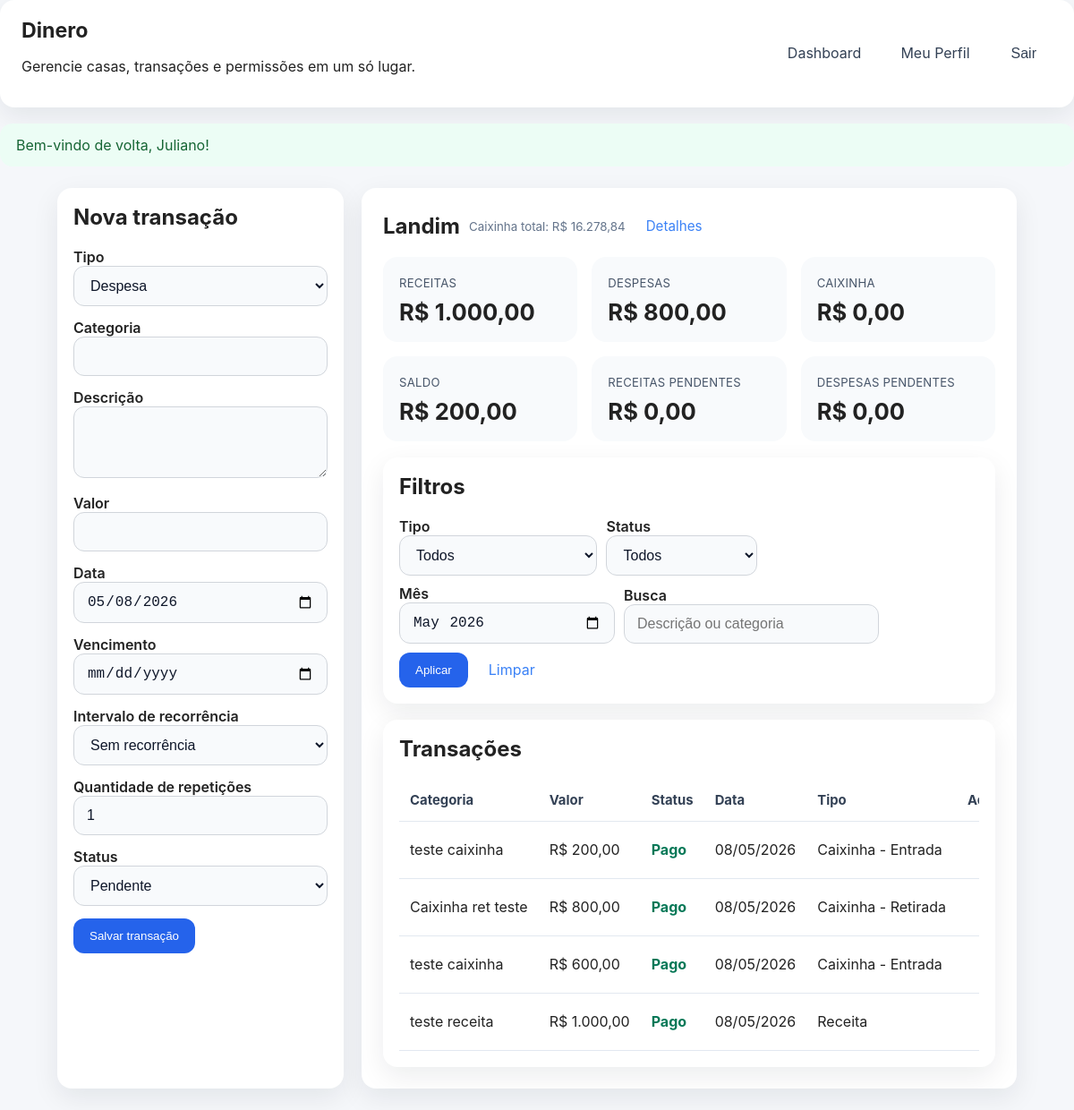
Page /?page=house&house_id=1 (signed in) on the committed database.
### tables this page shows
CREATE TABLE houses (
    id INTEGER PRIMARY KEY AUTOINCREMENT,
    name TEXT NOT NULL,
    description TEXT,
    created_by INTEGER NOT NULL,
    created_at TEXT NOT NULL,
    FOREIGN KEY (created_by) REFERENCES users(id) ON DELETE CASCADE
);

CREATE TABLE transactions (
                id INTEGER PRIMARY KEY AUTOINCREMENT,
                house_id INTEGER NOT NULL,
                created_by INTEGER,
                type TEXT NOT NULL,
                category TEXT NOT NULL,
                description TEXT,
                amount REAL NOT NULL,
                status TEXT NOT NULL,
                date TEXT NOT NULL,
                due_date TEXT,
                recurrence_interval TEXT DEFAULT "none",
                recurrence_count INTEGER DEFAULT 1,
                is_recurring_instance INTEGER DEFAULT 0,
                original_transaction_id INTEGER,
                created_at TEXT NOT NULL,
                FOREIGN KEY (house_id) REFERENCES houses(id) ON DELETE CASCADE,
                FOREIGN KEY (created_by) REFERENCES users(id) ON DELETE SET NULL,
                FOREIGN KEY (original_transaction_id) REFERENCES transactions(id) ON DELETE CASCADE
            );

### inc/db.php (called while the page is built, shortened)
<?php
$dbFile = __DIR__ . '/../data/dinero.sqlite';
$pdo = new PDO('sqlite:' . $dbFile);
$pdo->setAttribute(PDO::ATTR_ERRMODE, PDO::ERRMODE_EXCEPTION);
$pdo->exec('PRAGMA foreign_keys = ON');
function fetch_user_by_id($id)
{
    global $pdo;
    $stmt = $pdo->prepare('SELECT * FROM users WHERE id = ?');
    $stmt->execute([$id]);
    return $stmt->fetch(PDO::FETCH_ASSOC);
}
function get_house($houseId)
{
    global $pdo;
    $stmt = $pdo->prepare('SELECT * FROM houses WHERE id = ?');
    $stmt->execute([$houseId]);
    return $stmt->fetch(PDO::FETCH_ASSOC);
}
function get_house_member($houseId, $userId)
{
    global $pdo;
    $stmt = $pdo->prepare('SELECT * FROM house_members WHERE house_id = ? AND user_id = ?');
    $stmt->execute([$houseId, $userId]);
    return $stmt->fetch(PDO::FETCH_ASSOC);
}
function house_transactions($houseId, $filters = [])
{
    global $pdo;
    $where = ['house_id = :house_id'];
    $params = ['house_id' => $houseId];
    if (!empty($filters['month'])) {
        $where[] = "strftime('%Y-%m', date) = :month";
        $params['month'] = $filters['month'];
    }
    $sql = 'SELECT t.*, u.name AS creator_name FROM transactions t
            JOIN users u ON t.created_by = u.id
            WHERE ' . implode(' AND ', $where) . '
            ORDER BY date DESC, created_at DESC';
    $stmt = $pdo->prepare($sql);
    $stmt->execute($params);
    return $stmt->fetchAll(PDO::FETCH_ASSOC);
}
function transaction_summary($houseId, $filters = [])
{
    global $pdo;
    $where = ['house_id = :house_id'];
    $params = ['house_id' => $houseId];
    if (!empty($filters['month'])) {
        $where[] = "strftime('%Y-%m', date) = :month";
        $params['month'] = $filters['month'];
    } else {
        $where[] = "strftime('%Y-%m', date) = :month";
        $params['month'] = date('Y-m');
    }
    $stmt = $pdo->prepare('SELECT
            SUM(CASE WHEN type = "income" AND status = "paid" THEN amount ELSE 0 END) AS paid_income,
            SUM(CASE WHEN type = "expense" AND status = "paid" THEN amount ELSE 0 END) AS paid_expense,
            SUM(CASE WHEN type = "caixinha" AND status = "paid" THEN amount ELSE 0 END) AS paid_caixinha,
            SUM(CASE WHEN type = "caixinha_retirada" AND status = "paid" THEN amount ELSE 0 END) AS paid_caixinha_retirada,
            SUM(CASE WHEN status = "pending" AND type = "expense" THEN amount ELSE 0 END) AS pending_expense,
            SUM(CASE WHEN status = "pending" AND type = "income" THEN amount ELSE 0 END) AS pending_income,
            SUM(CASE WHEN status = "pending" AND type IN ("caixinha", "caixinha_retirada") THEN
                CASE WHEN type = "caixinha" THEN amount ELSE -amount END
            ELSE 0 END) AS pending_caixinha
        FROM transactions WHERE ' . implode(' AND ', $where)
    );
    $stmt->execute($params);
    $summary = $stmt->fetch(PDO::FETCH_ASSOC);
    $caixinha_total = ($summary['paid_caixinha'] ?: 0) - ($summary['paid_caixinha_retirada'] ?: 0);
    $paid_expense_with_caixinha = ($summary['paid_expense'] ?: 0) + ($summary['paid_caixinha_retirada'] ?: 0);
    return [
        'income' => $summary['paid_income'] ?: 0,
        'expense' => $summary['paid_expense'] ?: 0,
        'expense_display' => $paid_expense_with_caixinha,
        'caixinha' => $caixinha_total,
        'pending_income' => $summary['pending_income'] ?: 0,
        'pending_expense' => $summary['pending_expense'] ?: 0,
        'pending_caixinha' => $summary['pending_caixinha'] ?: 0,
        'balance' => ($summary['paid_income'] ?: 0) - ($summary['paid_expense'] ?: 0) - ($summary['paid_caixinha'] ?: 0),
    ];
}
function total_caixinha($houseId)
{
    global $pdo;
    $stmt = $pdo->prepare('SELECT
            SUM(CASE WHEN type = "caixinha" AND status = "paid" THEN amount ELSE 0 END) AS entrada,
            SUM(CASE WHEN type = "caixinha_retirada" AND status = "paid" THEN amount ELSE 0 END) AS retirada
        FROM transactions WHERE house_id = ?');
    $stmt->execute([$houseId]);
    $result = $stmt->fetch(PDO::FETCH_ASSOC);
    $entrada = $result['entrada'] ?: 0;
    $retirada = $result['retirada'] ?: 0;
    return $entrada - $retirada;
}

### inc/auth.php (called while the page is built, shortened)
<?php
require_once __DIR__ . '/db.php';
function h($value)
{
    return htmlspecialchars($value, ENT_QUOTES, 'UTF-8');
}
function flash_get()
{
    if (!empty($_SESSION['flash'])) {
        $flash = $_SESSION['flash'];
        return $flash;
    }
    return null;
}
function current_user()
{
    $user = fetch_user_by_id($_SESSION['user_id']);
    return $user;
}
function user_house_role($houseId)
{
    $user = current_user();
    $member = get_house_member($houseId, $user['id']);
    return $member ? $member['role'] : null;
}

### index.php (the view, shortened to what this page needs)
<?php
require_once __DIR__ . '/inc/auth.php';
$page = $_GET['page'] ?? 'dashboard';
function render_header()
{
    $user = current_user();
    echo '<div class="header">';
    echo '<div><h1>Dinero</h1><p>Gerencie casas, transações e permissões em um só lugar.</p></div>';
    echo '<div class="nav-links">';
    if ($user) {
        echo '<a href="?page=dashboard">Dashboard</a>';
        echo '<a href="?page=profile">Meu Perfil</a>';
        echo '<form method="post" style="display:inline;"><input type="hidden" name="action" value="logout"><button type="submit" class="btn-secondary2">Sair</button></form>';
    } else {
        echo '<a href="?page=login">Login</a>';
        echo '<a href="?page=register">Cadastrar</a>';
    }
    echo '</div></div>';
}
function render_flash()
{
    $flash = flash_get();
    $class = $flash['type'] === 'success' ? 'alert-success' : 'alert-error';
    echo '<div class="alert ' . $class . '">' . h($flash['message']) . '</div>';
}
function render_page()
{
    global $page;
    render_header();
    render_flash();
    switch ($page) {
        case 'house':
            render_house();
            break;
    }
}
function render_house()
{
    $houseId = intval($_GET['house_id'] ?? 0);
    $house = get_house($houseId);
    $role = user_house_role($houseId);
    $filters = [
        'type' => $_GET['type'] ?? '',
        'status' => $_GET['status'] ?? '',
        'month' => $_GET['month'] ?? date('Y-m'),
        'query' => trim($_GET['query'] ?? ''),
    ];
    $transactions = house_transactions($houseId, $filters);
    $summary = transaction_summary($houseId, $filters);
    $totalCaixinha = total_caixinha($houseId);
    echo '<div class="container"><div class="grid-2 house-grid"><div class="card">';
    echo '<div style="display:flex; align-items:center; gap:10px; flex-wrap:wrap;"><h2 style="margin:0;">' . h($house['name']) . '</h2>';
    echo '<small style="color:#64748b;">Caixinha total: R$ ' . number_format($totalCaixinha, 2, ',', '.') . '</small>';
    echo '<a class="action-link" href="?page=house_details&house_id=' . $houseId . '" style="font-size:0.95rem;">Detalhes</a></div>';
    echo '<div class="summary-grid">';
    echo '<div class="summary-card"><small>Receitas</small><strong>R$ ' . number_format($summary['income'], 2, ',', '.') . '</strong></div>';
    echo '<div class="summary-card"><small>Despesas</small><strong>R$ ' . number_format($summary['expense_display'] ?? $summary['expense'], 2, ',', '.') . '</strong></div>';
    echo '<div class="summary-card"><small>Caixinha</small><strong>R$ ' . number_format($summary['caixinha'], 2, ',', '.') . '</strong></div>';
    echo '<div class="summary-card"><small>Saldo</small><strong>R$ ' . number_format($summary['balance'], 2, ',', '.') . '</strong></div>';
    echo '<div class="summary-card"><small>Receitas pendentes</small><strong>R$ ' . number_format($summary['pending_income'], 2, ',', '.') . '</strong></div>';
    echo '<div class="summary-card"><small>Despesas pendentes</small><strong>R$ ' . number_format($summary['pending_expense'], 2, ',', '.') . '</strong></div>';
    echo '</div>';
    echo '<div class="panel" style="margin-top:18px;"><h2>Filtros</h2><form method="get" class="filters">';
    echo '<label>Tipo<select name="type"><option value="">Todos</option><option value="income"' . ($filters['type'] === 'income' ? ' selected' : '') . '>Receita</option><option value="expense"' . ($filters['type'] === 'expense' ? ' selected' : '') . '>Despesa</option><option value="caixinha"' . ($filters['type'] === 'caixinha' ? ' selected' : '') . '>Caixinha - Entrada</option><option value="caixinha_retirada"' . ($filters['type'] === 'caixinha_retirada' ? ' selected' : '') . '>Caixinha - Retirada</option></select></label>';
    echo '<label>Status<select name="status"><option value="">Todos</option><option value="paid"' . ($filters['status'] === 'paid' ? ' selected' : '') . '>Pago</option><option value="pending"' . ($filters['status'] === 'pending' ? ' selected' : '') . '>Pendente</option></select></label>';
    echo '<label>Mês<input type="month" name="month" value="' . h($filters['month']) . '"></label>';
    echo '<label>Busca<input type="text" name="query" value="' . h($filters['query']) . '" placeholder="Descrição ou categoria"></label>';
    echo '<div class="actions"><button type="submit">Aplicar</button><a class="action-link" href="?page=house&house_id=' . $houseId . '">Limpar</a></div>';
    echo '</form></div>';
    echo '<div class="panel" style="margin-top:18px;"><h2>Transações</h2>';
    if ($transactions) {
        echo '<div class="table-responsive"><table class="table-list"><thead><tr><th>Categoria</th><th>Valor</th><th>Status</th><th>Data</th><th>Tipo</th><th>Ações</th></tr></thead><tbody>';
        foreach ($transactions as $transaction) {
            echo '<tr>';
            $displayDate = date('d/m/Y', strtotime($transaction['date']));
            $statusLabel = $transaction['status'] === 'paid' ? 'Pago' : 'Pendente';
            $typeLabel = $transaction['type'] === 'income' ? 'Receita' : ($transaction['type'] === 'expense' ? 'Despesa' : ($transaction['type'] === 'caixinha' ? 'Caixinha - Entrada' : 'Caixinha - Retirada'));
            echo '<td>' . h($transaction['category']) . '<br><small>' . h($transaction['description']) . '</small></td>';
            echo '<td>R$ ' . number_format($transaction['amount'], 2, ',', '.') . '</td>';
            echo '<td><span class="status-' . h($transaction['status']) . '">' . h($statusLabel) . '</span></td>';
            echo '<td>' . h($displayDate) . '</td>';
            echo '<td>' . h($typeLabel) . '</td>';
            echo '<td>';
            echo '<form method="post" style="display:inline; margin-right:6px;">
            <input type="hidden" name="action" value="toggle_transaction">
            <input type="hidden" name="house_id" value="' . $houseId . '">
            <input type="hidden" name="transaction_id" value="' . $transaction['id'] . '">
            <button type="submit" class="btn-secondary" title="' . ($transaction['status'] === 'paid' ? 'Marcar como pendente' : 'Marcar como pago') . '">' . ($transaction['status'] === 'paid' ? '⏳' : '✔️') . '</button>
            </form>';
            echo '</td>';
            echo '</tr>';
        }
        echo '</tbody></table>';
        echo '</div>';
    } else {
        echo '<p>Nenhuma transação encontrada com os filtros atuais.</p>';
    }
    echo '</div></div>';
    $editTransaction = null;
    echo '<div class="panel"><h2>' . ($editTransaction ? 'Editar transação' : 'Nova transação') . '</h2><form method="post">';
    if (in_array($role, ['admin', 'editor'])) {
        echo '<label>Tipo<select name="type"><option value="income"' . ($editTransaction && $editTransaction['type'] === 'income' ? ' selected' : '') . '>Receita</option><option value="expense"' . ($editTransaction ? ($editTransaction['type'] === 'expense' ? ' selected' : '') : ' selected') . '>Despesa</option><option value="caixinha"' . ($editTransaction && $editTransaction['type'] === 'caixinha' ? ' selected' : '') . '>Caixinha - Entrada</option><option value="caixinha_retirada"' . ($editTransaction && $editTransaction['type'] === 'caixinha_retirada' ? ' selected' : '') . '>Caixinha - Retirada</option></select></label>';
        echo '<label>Categoria<input type="text" name="category" value="' . ($editTransaction ? h($editTransaction['category']) : '') . '" required></label>';
        echo '<label>Descrição<textarea name="description" rows="3">' . ($editTransaction ? h($editTransaction['description']) : '') . '</textarea></label>';
        echo '<label>Valor<input type="number" step="0.01" name="amount" value="' . ($editTransaction ? h($editTransaction['amount']) : '') . '" required></label>';
        echo '<label>Data<input type="date" name="date" value="' . ($editTransaction ? h($editTransaction['date']) : date('Y-m-d')) . '" required></label>';
        echo '<label>Vencimento<input type="date" name="due_date" value="' . ($editTransaction && $editTransaction['due_date'] ? h($editTransaction['due_date']) : '') . '"></label>';
        echo '<label>Intervalo de recorrência<select name="recurrence_interval"><option value="none"' . ($editTransaction && $editTransaction['recurrence_interval'] === 'none' ? ' selected' : '') . '>Sem recorrência</option><option value="daily"' . ($editTransaction && $editTransaction['recurrence_interval'] === 'daily' ? ' selected' : '') . '>Diário</option><option value="weekly"' . ($editTransaction && $editTransaction['recurrence_interval'] === 'weekly' ? ' selected' : '') . '>Semanal</option><option value="monthly"' . ($editTransaction && $editTransaction['recurrence_interval'] === 'monthly' ? ' selected' : '') . '>Mensal</option><option value="yearly"' . ($editTransaction && $editTransaction['recurrence_interval'] === 'yearly' ? ' selected' : '') . '>Anual</option></select></label>';
        echo '<label>Quantidade de repetições<input type="number" name="recurrence_count" min="1" value="' . ($editTransaction ? h($editTransaction['recurrence_count']) : '1') . '"></label>';
        echo '<label>Status<select name="status"><option value="pending"' . ($editTransaction && $editTransaction['status'] === 'pending' ? ' selected' : '') . '>Pendente</option><option value="paid"' . ($editTransaction && $editTransaction['status'] === 'paid' ? ' selected' : '') . '>Pago</option></select></label>';
        echo '<div class="actions">';
        echo '<button type="submit">' . ($editTransaction ? 'Atualizar transação' : 'Salvar transação') . '</button>';
        echo '</div>';
    } else {
        echo '<p>Você não tem permissão para criar transações nesta casa.</p>';
    }
    echo '</form></div>';
    echo '</div></div></div>';
}
?><!DOCTYPE html>
<html lang="pt-BR">
<head>
    <link rel="stylesheet" href="assets/style.css">
</head>
<body>
<?php render_page(); ?>
</body>
</html>

### rows in the picture
houses: name "Landim"
transactions: category "teste caixinha", amount "200,00", status "Pago", date "08/05/2026", type "Caixinha - Entrada"
transactions: category "Caixinha ret teste", amount "800,00", status "Pago", date "08/05/2026", type "Caixinha - Retirada"
transactions: category "teste caixinha", amount "600,00", status "Pago", date "08/05/2026", type "Caixinha - Entrada"
transactions: category "teste receita", amount "1.000,00", status "Pago", date "08/05/2026", type "Receita"

### other values in the picture
$flash['message'] "Bem-vindo de volta, Juliano!"
$totalCaixinha "16.278,84"
$summary['income'] "1.000,00"
$summary['expense_display'] "800,00"
$summary['caixinha'] "0,00"
$summary['balance'] "200,00"
$summary['pending_income'] "0,00"
$summary['pending_expense'] "0,00"
